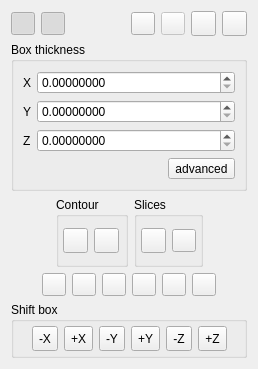
<?xml version="1.0" encoding="UTF-8"?>
<ui version="4.0">
 <class>ClippingBoxDlg</class>
 <widget class="QDialog" name="ClippingBoxDlg">
  <property name="geometry">
   <rect>
    <x>0</x>
    <y>0</y>
    <width>258</width>
    <height>369</height>
   </rect>
  </property>
  <property name="sizePolicy">
   <sizepolicy hsizetype="Maximum" vsizetype="Maximum">
    <horstretch>0</horstretch>
    <verstretch>0</verstretch>
   </sizepolicy>
  </property>
  <property name="windowTitle">
   <string>Clipping Box</string>
  </property>
  <layout class="QVBoxLayout" name="verticalLayout">
   <item>
    <layout class="QHBoxLayout" name="horizontalLayout_2">
     <item>
      <widget class="QToolButton" name="showBoxToolButton">
       <property name="toolTip">
        <string>Show/hide bounding box</string>
       </property>
       <property name="icon">
        <iconset resource="../icones.qrc">
         <normaloff>:/CC/images/square.png</normaloff>:/CC/images/square.png</iconset>
       </property>
       <property name="checkable">
        <bool>true</bool>
       </property>
       <property name="checked">
        <bool>true</bool>
       </property>
       <property name="autoRaise">
        <bool>true</bool>
       </property>
      </widget>
     </item>
     <item>
      <widget class="QToolButton" name="showInteractorsToolButton">
       <property name="toolTip">
        <string>Show/hide interactors</string>
       </property>
       <property name="icon">
        <iconset resource="../icones.qrc">
         <normaloff>:/CC/images/interactors.png</normaloff>:/CC/images/interactors.png</iconset>
       </property>
       <property name="checkable">
        <bool>true</bool>
       </property>
       <property name="checked">
        <bool>true</bool>
       </property>
       <property name="autoRaise">
        <bool>true</bool>
       </property>
      </widget>
     </item>
     <item>
      <spacer name="horizontalSpacer_9">
       <property name="orientation">
        <enum>Qt::Horizontal</enum>
       </property>
       <property name="sizeHint" stdset="0">
        <size>
         <width>40</width>
         <height>20</height>
        </size>
       </property>
      </spacer>
     </item>
     <item>
      <widget class="QToolButton" name="saveXMLToolButton">
       <property name="toolTip">
        <string>Save a cross_section_params.xml file to disk.</string>
       </property>
       <property name="icon">
        <iconset resource="../icones.qrc">
         <normaloff>:/CC/images/ccSave.png</normaloff>:/CC/images/ccSave.png</iconset>
       </property>
      </widget>
     </item>
     <item>
      <widget class="QToolButton" name="restoreToolButton">
       <property name="enabled">
        <bool>false</bool>
       </property>
       <property name="toolTip">
        <string>Restore the last clipping box used with this cloud</string>
       </property>
       <property name="icon">
        <iconset resource="../icones.qrc">
         <normaloff>:/CC/images/restore.png</normaloff>:/CC/images/restore.png</iconset>
       </property>
      </widget>
     </item>
     <item>
      <widget class="QToolButton" name="resetButton">
       <property name="minimumSize">
        <size>
         <width>25</width>
         <height>25</height>
        </size>
       </property>
       <property name="toolTip">
        <string>Reset</string>
       </property>
       <property name="statusTip">
        <string>Reset</string>
       </property>
       <property name="icon">
        <iconset resource="../icones.qrc">
         <normaloff>:/CC/images/smallReset.png</normaloff>:/CC/images/smallReset.png</iconset>
       </property>
      </widget>
     </item>
     <item>
      <widget class="QToolButton" name="closeButton">
       <property name="minimumSize">
        <size>
         <width>25</width>
         <height>25</height>
        </size>
       </property>
       <property name="toolTip">
        <string>Close</string>
       </property>
       <property name="statusTip">
        <string>Close</string>
       </property>
       <property name="icon">
        <iconset resource="../icones.qrc">
         <normaloff>:/CC/images/smallCancel.png</normaloff>:/CC/images/smallCancel.png</iconset>
       </property>
      </widget>
     </item>
    </layout>
   </item>
   <item>
    <widget class="QGroupBox" name="thicknessGroupBox">
     <property name="sizePolicy">
      <sizepolicy hsizetype="Preferred" vsizetype="Maximum">
       <horstretch>0</horstretch>
       <verstretch>0</verstretch>
      </sizepolicy>
     </property>
     <property name="title">
      <string>Box thickness</string>
     </property>
     <layout class="QFormLayout" name="formLayout">
      <item row="0" column="0">
       <widget class="QLabel" name="label_2">
        <property name="text">
         <string notr="true">X</string>
        </property>
       </widget>
      </item>
      <item row="0" column="1">
       <widget class="QDoubleSpinBox" name="thickXDoubleSpinBox">
        <property name="decimals">
         <number>8</number>
        </property>
        <property name="maximum">
         <double>1000000000.000000000000000</double>
        </property>
       </widget>
      </item>
      <item row="1" column="0">
       <widget class="QLabel" name="label_3">
        <property name="text">
         <string notr="true">Y</string>
        </property>
       </widget>
      </item>
      <item row="1" column="1">
       <widget class="QDoubleSpinBox" name="thickYDoubleSpinBox">
        <property name="decimals">
         <number>8</number>
        </property>
        <property name="maximum">
         <double>1000000000.000000000000000</double>
        </property>
       </widget>
      </item>
      <item row="2" column="0">
       <widget class="QLabel" name="label_4">
        <property name="text">
         <string notr="true">Z</string>
        </property>
       </widget>
      </item>
      <item row="2" column="1">
       <widget class="QDoubleSpinBox" name="thickZDoubleSpinBox">
        <property name="decimals">
         <number>8</number>
        </property>
        <property name="maximum">
         <double>1000000000.000000000000000</double>
        </property>
       </widget>
      </item>
      <item row="3" column="0" colspan="2">
       <layout class="QHBoxLayout" name="horizontalLayout_6">
        <item>
         <spacer name="horizontalSpacer_8">
          <property name="orientation">
           <enum>Qt::Horizontal</enum>
          </property>
          <property name="sizeHint" stdset="0">
           <size>
            <width>40</width>
            <height>20</height>
           </size>
          </property>
         </spacer>
        </item>
        <item>
         <widget class="QToolButton" name="editBoxToolButton">
          <property name="text">
           <string>advanced</string>
          </property>
         </widget>
        </item>
       </layout>
      </item>
     </layout>
    </widget>
   </item>
   <item>
    <layout class="QHBoxLayout" name="horizontalLayout_3">
     <item>
      <spacer name="horizontalSpacer_7">
       <property name="orientation">
        <enum>Qt::Horizontal</enum>
       </property>
       <property name="sizeHint" stdset="0">
        <size>
         <width>40</width>
         <height>20</height>
        </size>
       </property>
      </spacer>
     </item>
     <item>
      <widget class="QGroupBox" name="contourGroupBox">
       <property name="title">
        <string>Contour</string>
       </property>
       <layout class="QHBoxLayout" name="horizontalLayout">
        <property name="leftMargin">
         <number>4</number>
        </property>
        <property name="topMargin">
         <number>4</number>
        </property>
        <property name="rightMargin">
         <number>4</number>
        </property>
        <property name="bottomMargin">
         <number>4</number>
        </property>
        <item>
         <widget class="QToolButton" name="extractContourToolButton">
          <property name="minimumSize">
           <size>
            <width>25</width>
            <height>25</height>
           </size>
          </property>
          <property name="toolTip">
           <string>Extracts the contour as a polyline (concave hull)</string>
          </property>
          <property name="statusTip">
           <string>Extracts the contour as a polyline (concave hull)</string>
          </property>
          <property name="icon">
           <iconset resource="../icones.qrc">
            <normaloff>:/CC/images/smallPolygonSelect.png</normaloff>:/CC/images/smallPolygonSelect.png</iconset>
          </property>
         </widget>
        </item>
        <item>
         <widget class="QToolButton" name="removeLastContourToolButton">
          <property name="minimumSize">
           <size>
            <width>25</width>
            <height>25</height>
           </size>
          </property>
          <property name="toolTip">
           <string>Removes last extracted contour</string>
          </property>
          <property name="statusTip">
           <string>Removes last extracted contour</string>
          </property>
          <property name="icon">
           <iconset resource="../icones.qrc">
            <normaloff>:/CC/images/smallRevert.png</normaloff>:/CC/images/smallRevert.png</iconset>
          </property>
         </widget>
        </item>
       </layout>
      </widget>
     </item>
     <item>
      <widget class="QGroupBox" name="slicesGroupBox">
       <property name="title">
        <string>Slices</string>
       </property>
       <layout class="QHBoxLayout" name="horizontalLayout_5">
        <property name="leftMargin">
         <number>4</number>
        </property>
        <property name="topMargin">
         <number>4</number>
        </property>
        <property name="rightMargin">
         <number>4</number>
        </property>
        <property name="bottomMargin">
         <number>4</number>
        </property>
        <item>
         <widget class="QToolButton" name="exportButton">
          <property name="minimumSize">
           <size>
            <width>25</width>
            <height>25</height>
           </size>
          </property>
          <property name="toolTip">
           <string>Export selection as a new cloud</string>
          </property>
          <property name="statusTip">
           <string>Export selection as a new cloud</string>
          </property>
          <property name="icon">
           <iconset resource="../icones.qrc">
            <normaloff>:/CC/images/ccClippingBoxSingleExport.png</normaloff>:/CC/images/ccClippingBoxSingleExport.png</iconset>
          </property>
         </widget>
        </item>
        <item>
         <widget class="QToolButton" name="exportMultButton">
          <property name="toolTip">
           <string>Export multiple slices by repeating the process along one or several dimensions (+ contour extraction)</string>
          </property>
          <property name="icon">
           <iconset resource="../icones.qrc">
            <normaloff>:/CC/images/ccClippingBoxMultExport.png</normaloff>:/CC/images/ccClippingBoxMultExport.png</iconset>
          </property>
         </widget>
        </item>
       </layout>
      </widget>
     </item>
     <item>
      <spacer name="horizontalSpacer_6">
       <property name="orientation">
        <enum>Qt::Horizontal</enum>
       </property>
       <property name="sizeHint" stdset="0">
        <size>
         <width>40</width>
         <height>20</height>
        </size>
       </property>
      </spacer>
     </item>
    </layout>
   </item>
   <item>
    <widget class="QFrame" name="viewButtonsFrame">
     <property name="sizePolicy">
      <sizepolicy hsizetype="Preferred" vsizetype="Maximum">
       <horstretch>0</horstretch>
       <verstretch>0</verstretch>
      </sizepolicy>
     </property>
     <property name="frameShape">
      <enum>QFrame::NoFrame</enum>
     </property>
     <layout class="QHBoxLayout" name="horizontalLayout_8">
      <property name="leftMargin">
       <number>0</number>
      </property>
      <property name="topMargin">
       <number>0</number>
      </property>
      <property name="rightMargin">
       <number>0</number>
      </property>
      <property name="bottomMargin">
       <number>0</number>
      </property>
      <item>
       <spacer name="horizontalSpacer_4">
        <property name="orientation">
         <enum>Qt::Horizontal</enum>
        </property>
        <property name="sizeHint" stdset="0">
         <size>
          <width>40</width>
          <height>20</height>
         </size>
        </property>
       </spacer>
      </item>
      <item>
       <widget class="QToolButton" name="viewLeftToolButton">
        <property name="toolTip">
         <string>Set 'left' view</string>
        </property>
        <property name="statusTip">
         <string>Set 'left' view</string>
        </property>
        <property name="icon">
         <iconset resource="../icones.qrc">
          <normaloff>:/CC/images/ccViewXpos.png</normaloff>:/CC/images/ccViewXpos.png</iconset>
        </property>
       </widget>
      </item>
      <item>
       <widget class="QToolButton" name="viewRightToolButton">
        <property name="toolTip">
         <string>Set 'right' view</string>
        </property>
        <property name="statusTip">
         <string>Set 'right' view</string>
        </property>
        <property name="icon">
         <iconset resource="../icones.qrc">
          <normaloff>:/CC/images/ccViewXneg.png</normaloff>:/CC/images/ccViewXneg.png</iconset>
        </property>
       </widget>
      </item>
      <item>
       <widget class="QToolButton" name="viewFrontToolButton">
        <property name="toolTip">
         <string>Set 'front' view</string>
        </property>
        <property name="statusTip">
         <string>Set 'front' view</string>
        </property>
        <property name="icon">
         <iconset resource="../icones.qrc">
          <normaloff>:/CC/images/ccViewYpos.png</normaloff>:/CC/images/ccViewYpos.png</iconset>
        </property>
       </widget>
      </item>
      <item>
       <widget class="QToolButton" name="viewBackToolButton">
        <property name="toolTip">
         <string>Set 'back' view</string>
        </property>
        <property name="statusTip">
         <string>Set 'back' view</string>
        </property>
        <property name="icon">
         <iconset resource="../icones.qrc">
          <normaloff>:/CC/images/ccViewYneg.png</normaloff>:/CC/images/ccViewYneg.png</iconset>
        </property>
       </widget>
      </item>
      <item>
       <widget class="QToolButton" name="viewDownToolButton">
        <property name="toolTip">
         <string>Set 'down' view</string>
        </property>
        <property name="statusTip">
         <string>Set 'down' view</string>
        </property>
        <property name="icon">
         <iconset resource="../icones.qrc">
          <normaloff>:/CC/images/ccViewZneg.png</normaloff>:/CC/images/ccViewZneg.png</iconset>
        </property>
       </widget>
      </item>
      <item>
       <widget class="QToolButton" name="viewUpToolButton">
        <property name="toolTip">
         <string>Set 'up' view</string>
        </property>
        <property name="statusTip">
         <string>Set 'up' view</string>
        </property>
        <property name="icon">
         <iconset resource="../icones.qrc">
          <normaloff>:/CC/images/ccViewZpos.png</normaloff>:/CC/images/ccViewZpos.png</iconset>
        </property>
       </widget>
      </item>
      <item>
       <spacer name="horizontalSpacer_5">
        <property name="orientation">
         <enum>Qt::Horizontal</enum>
        </property>
        <property name="sizeHint" stdset="0">
         <size>
          <width>40</width>
          <height>20</height>
         </size>
        </property>
       </spacer>
      </item>
     </layout>
    </widget>
   </item>
   <item>
    <widget class="QGroupBox" name="groupBox">
     <property name="sizePolicy">
      <sizepolicy hsizetype="Preferred" vsizetype="Maximum">
       <horstretch>0</horstretch>
       <verstretch>0</verstretch>
      </sizepolicy>
     </property>
     <property name="title">
      <string>Shift box</string>
     </property>
     <layout class="QHBoxLayout" name="horizontalLayout_4">
      <property name="leftMargin">
       <number>4</number>
      </property>
      <property name="topMargin">
       <number>4</number>
      </property>
      <property name="rightMargin">
       <number>4</number>
      </property>
      <property name="bottomMargin">
       <number>4</number>
      </property>
      <item>
       <spacer name="horizontalSpacer_2">
        <property name="orientation">
         <enum>Qt::Horizontal</enum>
        </property>
        <property name="sizeHint" stdset="0">
         <size>
          <width>1</width>
          <height>20</height>
         </size>
        </property>
       </spacer>
      </item>
      <item>
       <widget class="QToolButton" name="minusXShiftToolButton">
        <property name="sizePolicy">
         <sizepolicy hsizetype="Maximum" vsizetype="Maximum">
          <horstretch>0</horstretch>
          <verstretch>0</verstretch>
         </sizepolicy>
        </property>
        <property name="minimumSize">
         <size>
          <width>25</width>
          <height>25</height>
         </size>
        </property>
        <property name="toolTip">
         <string>Shift box along its X dimension</string>
        </property>
        <property name="text">
         <string notr="true">-X</string>
        </property>
       </widget>
      </item>
      <item>
       <widget class="QToolButton" name="plusXShiftToolButton">
        <property name="sizePolicy">
         <sizepolicy hsizetype="Maximum" vsizetype="Maximum">
          <horstretch>0</horstretch>
          <verstretch>0</verstretch>
         </sizepolicy>
        </property>
        <property name="minimumSize">
         <size>
          <width>25</width>
          <height>25</height>
         </size>
        </property>
        <property name="toolTip">
         <string>Shift box along its X dimension</string>
        </property>
        <property name="text">
         <string notr="true">+X</string>
        </property>
       </widget>
      </item>
      <item>
       <widget class="QToolButton" name="minusYShiftToolButton">
        <property name="sizePolicy">
         <sizepolicy hsizetype="Maximum" vsizetype="Maximum">
          <horstretch>0</horstretch>
          <verstretch>0</verstretch>
         </sizepolicy>
        </property>
        <property name="minimumSize">
         <size>
          <width>25</width>
          <height>25</height>
         </size>
        </property>
        <property name="toolTip">
         <string>Shift box along its Y dimension</string>
        </property>
        <property name="text">
         <string notr="true">-Y</string>
        </property>
       </widget>
      </item>
      <item>
       <widget class="QToolButton" name="plusYShiftToolButton">
        <property name="sizePolicy">
         <sizepolicy hsizetype="Maximum" vsizetype="Maximum">
          <horstretch>0</horstretch>
          <verstretch>0</verstretch>
         </sizepolicy>
        </property>
        <property name="minimumSize">
         <size>
          <width>25</width>
          <height>25</height>
         </size>
        </property>
        <property name="toolTip">
         <string>Shift box along its Y dimension</string>
        </property>
        <property name="text">
         <string notr="true">+Y</string>
        </property>
       </widget>
      </item>
      <item>
       <widget class="QToolButton" name="minusZShiftToolButton">
        <property name="sizePolicy">
         <sizepolicy hsizetype="Maximum" vsizetype="Maximum">
          <horstretch>0</horstretch>
          <verstretch>0</verstretch>
         </sizepolicy>
        </property>
        <property name="minimumSize">
         <size>
          <width>25</width>
          <height>25</height>
         </size>
        </property>
        <property name="toolTip">
         <string>Shift box along its Z dimension</string>
        </property>
        <property name="text">
         <string notr="true">-Z</string>
        </property>
       </widget>
      </item>
      <item>
       <widget class="QToolButton" name="plusZShiftToolButton">
        <property name="sizePolicy">
         <sizepolicy hsizetype="Maximum" vsizetype="Maximum">
          <horstretch>0</horstretch>
          <verstretch>0</verstretch>
         </sizepolicy>
        </property>
        <property name="minimumSize">
         <size>
          <width>25</width>
          <height>25</height>
         </size>
        </property>
        <property name="toolTip">
         <string>Shift box along its Z dimension</string>
        </property>
        <property name="text">
         <string notr="true">+Z</string>
        </property>
       </widget>
      </item>
      <item>
       <spacer name="horizontalSpacer_3">
        <property name="orientation">
         <enum>Qt::Horizontal</enum>
        </property>
        <property name="sizeHint" stdset="0">
         <size>
          <width>0</width>
          <height>20</height>
         </size>
        </property>
       </spacer>
      </item>
     </layout>
    </widget>
   </item>
  </layout>
 </widget>
 <resources>
  <include location="../icones.qrc"/>
 </resources>
 <connections/>
</ui>
